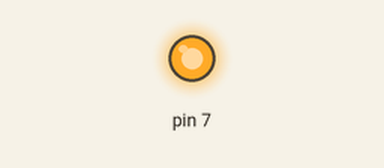
The sketch below on a simulated Arduino Uno, built with avr-gcc and run on an emulated ATmega328P. Parts: output pins drawn as LEDs (lit = HIGH). At 3.4 s the program stops and its outputs stay as they are.

Above: at 0.6 s.
At 2.5 s:
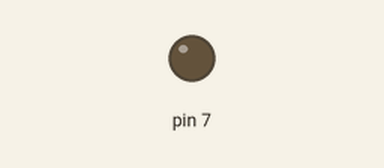
Timing chart, 0 to 3.0 s (numbered marks = the images above):
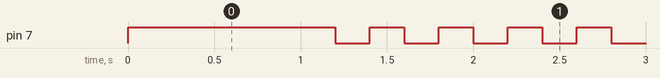

The sketch:

05_practice_2.ino
```cpp
int led = 7;         // the PWM pin the LED is attached to
int brightness = 0;  // how bright the LED is
int fadeAmount = 5;  // how many points to fade the LED by

// the setup routine runs once when you press reset:
void setup() {
  // declare pin 9 to be an output:
  pinMode(7, OUTPUT);

}

// the loop routine runs over and over again forever:
void loop() {
  int x=0;
  // set the brightness of pin 9:
  digitalWrite(7,HIGH);
  delay(1000);
  digitalWrite(7,LOW);
  while(1){
    digitalWrite(7,HIGH);
    delay(200);
    digitalWrite(7,LOW);
    delay(200);
    x=x+1;
    if (x==6){
      break;
    }


  }
  exit(0);

}
```

Measured:
- by itself, pin 7: repeats every 0.40 s: LOW 0.20 s, HIGH 0.20 s, until it stays LOW from 3.2 s
